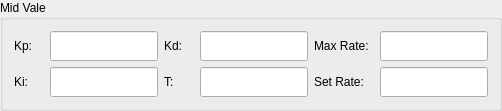
      <widget class="QGroupBox" name="groupBox_7">
       <property name="title">
        <string>Mid Vale</string>
       </property>
       <layout class="QGridLayout" name="gridLayout_5">
        <item row="0" column="0">
         <layout class="QGridLayout" name="gridLayout_4">
          <item row="0" column="0">
           <widget class="QLabel" name="label_57">
            <property name="sizePolicy">
             <sizepolicy hsizetype="Fixed" vsizetype="Fixed">
              <horstretch>0</horstretch>
              <verstretch>0</verstretch>
             </sizepolicy>
            </property>
            <property name="minimumSize">
             <size>
              <width>30</width>
              <height>30</height>
             </size>
            </property>
            <property name="maximumSize">
             <size>
              <width>1000</width>
              <height>30</height>
             </size>
            </property>
            <property name="text">
             <string>Kp:</string>
            </property>
           </widget>
          </item>
          <item row="0" column="1">
           <widget class="QLineEdit" name="lnEditKp_mid">
            <property name="sizePolicy">
             <sizepolicy hsizetype="Preferred" vsizetype="Fixed">
              <horstretch>0</horstretch>
              <verstretch>0</verstretch>
             </sizepolicy>
            </property>
            <property name="minimumSize">
             <size>
              <width>50</width>
              <height>30</height>
             </size>
            </property>
            <property name="maximumSize">
             <size>
              <width>16777215</width>
              <height>30</height>
             </size>
            </property>
            <property name="readOnly">
             <bool>false</bool>
            </property>
           </widget>
          </item>
          <item row="0" column="2">
           <widget class="QLabel" name="label_58">
            <property name="sizePolicy">
             <sizepolicy hsizetype="Fixed" vsizetype="Fixed">
              <horstretch>0</horstretch>
              <verstretch>0</verstretch>
             </sizepolicy>
            </property>
            <property name="minimumSize">
             <size>
              <width>30</width>
              <height>30</height>
             </size>
            </property>
            <property name="maximumSize">
             <size>
              <width>1000</width>
              <height>30</height>
             </size>
            </property>
            <property name="text">
             <string>Kd:</string>
            </property>
           </widget>
          </item>
          <item row="0" column="3">
           <widget class="QLineEdit" name="lnEditKd_mid">
            <property name="sizePolicy">
             <sizepolicy hsizetype="Preferred" vsizetype="Fixed">
              <horstretch>0</horstretch>
              <verstretch>0</verstretch>
             </sizepolicy>
            </property>
            <property name="minimumSize">
             <size>
              <width>50</width>
              <height>30</height>
             </size>
            </property>
            <property name="maximumSize">
             <size>
              <width>16777215</width>
              <height>30</height>
             </size>
            </property>
            <property name="readOnly">
             <bool>false</bool>
            </property>
           </widget>
          </item>
          <item row="1" column="0">
           <widget class="QLabel" name="label_59">
            <property name="sizePolicy">
             <sizepolicy hsizetype="Fixed" vsizetype="Fixed">
              <horstretch>0</horstretch>
              <verstretch>0</verstretch>
             </sizepolicy>
            </property>
            <property name="minimumSize">
             <size>
              <width>30</width>
              <height>30</height>
             </size>
            </property>
            <property name="maximumSize">
             <size>
              <width>1000</width>
              <height>30</height>
             </size>
            </property>
            <property name="text">
             <string>Ki:</string>
            </property>
           </widget>
          </item>
          <item row="1" column="1">
           <widget class="QLineEdit" name="lnEditKi_mid">
            <property name="sizePolicy">
             <sizepolicy hsizetype="Preferred" vsizetype="Fixed">
              <horstretch>0</horstretch>
              <verstretch>0</verstretch>
             </sizepolicy>
            </property>
            <property name="minimumSize">
             <size>
              <width>50</width>
              <height>30</height>
             </size>
            </property>
            <property name="maximumSize">
             <size>
              <width>16777215</width>
              <height>30</height>
             </size>
            </property>
            <property name="readOnly">
             <bool>false</bool>
            </property>
           </widget>
          </item>
          <item row="1" column="2">
           <widget class="QLabel" name="label_60">
            <property name="sizePolicy">
             <sizepolicy hsizetype="Fixed" vsizetype="Fixed">
              <horstretch>0</horstretch>
              <verstretch>0</verstretch>
             </sizepolicy>
            </property>
            <property name="minimumSize">
             <size>
              <width>30</width>
              <height>30</height>
             </size>
            </property>
            <property name="maximumSize">
             <size>
              <width>1000</width>
              <height>30</height>
             </size>
            </property>
            <property name="text">
             <string>T:</string>
            </property>
           </widget>
          </item>
          <item row="1" column="3">
           <widget class="QLineEdit" name="lnEditCycleTime_mid">
            <property name="sizePolicy">
             <sizepolicy hsizetype="Preferred" vsizetype="Fixed">
              <horstretch>0</horstretch>
              <verstretch>0</verstretch>
             </sizepolicy>
            </property>
            <property name="minimumSize">
             <size>
              <width>50</width>
              <height>30</height>
             </size>
            </property>
            <property name="maximumSize">
             <size>
              <width>16777215</width>
              <height>30</height>
             </size>
            </property>
            <property name="readOnly">
             <bool>false</bool>
            </property>
           </widget>
          </item>
         </layout>
        </item>
        <item row="0" column="1">
         <layout class="QGridLayout" name="gridLayout_19">
          <item row="0" column="0">
           <widget class="QLabel" name="label_61">
            <property name="sizePolicy">
             <sizepolicy hsizetype="Fixed" vsizetype="Fixed">
              <horstretch>0</horstretch>
              <verstretch>0</verstretch>
             </sizepolicy>
            </property>
            <property name="minimumSize">
             <size>
              <width>60</width>
              <height>30</height>
             </size>
            </property>
            <property name="maximumSize">
             <size>
              <width>1000</width>
              <height>30</height>
             </size>
            </property>
            <property name="text">
             <string>Max Rate:</string>
            </property>
           </widget>
          </item>
          <item row="0" column="1">
           <widget class="QLineEdit" name="lnEditMaxRate_mid">
            <property name="sizePolicy">
             <sizepolicy hsizetype="Preferred" vsizetype="Fixed">
              <horstretch>0</horstretch>
              <verstretch>0</verstretch>
             </sizepolicy>
            </property>
            <property name="minimumSize">
             <size>
              <width>0</width>
              <height>30</height>
             </size>
            </property>
            <property name="maximumSize">
             <size>
              <width>16777215</width>
              <height>30</height>
             </size>
            </property>
            <property name="readOnly">
             <bool>false</bool>
            </property>
           </widget>
          </item>
          <item row="1" column="0">
           <widget class="QLabel" name="label_62">
            <property name="sizePolicy">
             <sizepolicy hsizetype="Fixed" vsizetype="Fixed">
              <horstretch>0</horstretch>
              <verstretch>0</verstretch>
             </sizepolicy>
            </property>
            <property name="minimumSize">
             <size>
              <width>60</width>
              <height>30</height>
             </size>
            </property>
            <property name="maximumSize">
             <size>
              <width>1000</width>
              <height>30</height>
             </size>
            </property>
            <property name="text">
             <string>Set Rate:</string>
            </property>
           </widget>
          </item>
          <item row="1" column="1">
           <widget class="QLineEdit" name="lnEditTargetRate_mid">
            <property name="sizePolicy">
             <sizepolicy hsizetype="Preferred" vsizetype="Fixed">
              <horstretch>0</horstretch>
              <verstretch>0</verstretch>
             </sizepolicy>
            </property>
            <property name="minimumSize">
             <size>
              <width>0</width>
              <height>30</height>
             </size>
            </property>
            <property name="maximumSize">
             <size>
              <width>16777215</width>
              <height>30</height>
             </size>
            </property>
            <property name="readOnly">
             <bool>false</bool>
            </property>
           </widget>
          </item>
         </layout>
        </item>
       </layout>
      </widget>
